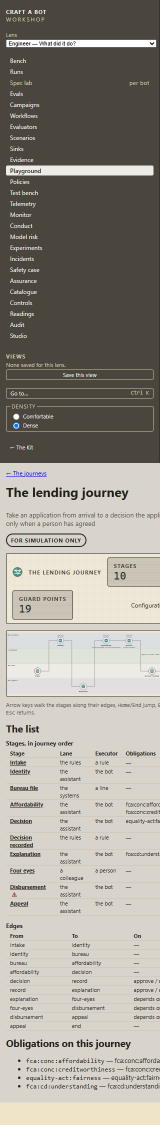
#> input picture apps/workbench/e2e/__screenshots__/win32/access-320-journey.png, 320 x 2250 px (shown at 1/2 size); its folder holds 4 pictures in this run
$ python prep.py
#> lines starting #> are read from the running program, lines starting #| are printed output that depends on the picture
# Replace the manual's figure placeholders with the real images, and align
# Appendix D's table with them. Writes MANUAL-FOR-PDF.md.
import io, re, glob, os
from PIL import Image, ImageChops

# Trim each baseline to its content for print: the visual pass captures a fixed,
# very tall page, so cut below the last row of the main column that differs from
# the page ground, and cap the height at 1.6x the width.
# The sources are the repository's own (2026-10-02): the manual one directory up and the
# committed win32 baselines, never copies kept beside this script, which went stale
# unnoticed and are absent from a fresh clone.
HERE = os.path.dirname(os.path.abspath(__file__))
MANUAL = os.path.join(HERE, '..', 'USER-MANUAL.md')
SHOTS = os.path.join(HERE, '..', '..', '..', 'apps', 'workbench', 'e2e', '__screenshots__', 'win32')
assert os.path.isdir(SHOTS), f'no screenshots at {SHOTS}'

os.makedirs('figures-print', exist_ok=True)
for f in sorted(glob.glob(os.path.join(SHOTS, '*.png'))):
    im = Image.open(f).convert('RGB')
#> im is the input picture: PIL image 320x2250 RGB; mean R, G, B 157.4, 153.1, 144.6
    w, h = im.size
#> w = 320; h = 2250
    x0 = 220 if w >= 1000 else 0          # skip the Workshop rail
#> x0 = 0
    main = im.crop((x0, 0, w, h))
    bg = Image.new('RGB', main.size, main.getpixel((main.size[0]-1, main.size[1]-1)))
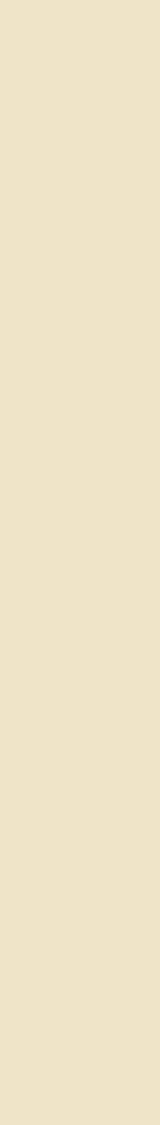
#> bg: PIL image 320x2250 RGB (shown at 1/2 size); mean R, G, B 239, 227, 200
    bbox = ImageChops.difference(main, bg).getbbox()
#> bbox = (0, 0, 320, 2205)
    bottom = min(h, (bbox[3] if bbox else h) + 28)
#> bottom = 2233
    bottom = min(max(bottom, int(w * 0.5)), int(w * 1.6))
#> bottom = 512
    im.crop((0, 0, w, bottom)).save('figures-print/' + os.path.basename(f))
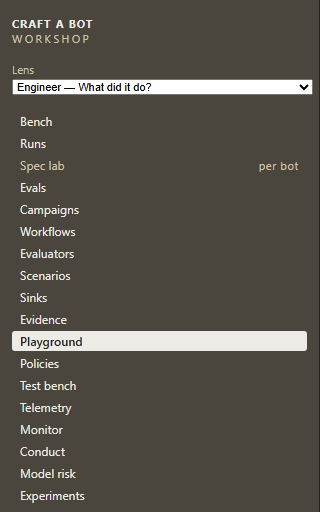
#> saved as access-320-journey.png: PIL image 320x512 RGB; mean R, G, B 86.6, 81.9, 74.3
#> pass 2 of the loop `for f in sorted(glob.glob(os.path.join(SHOTS, '*.png'))):`:
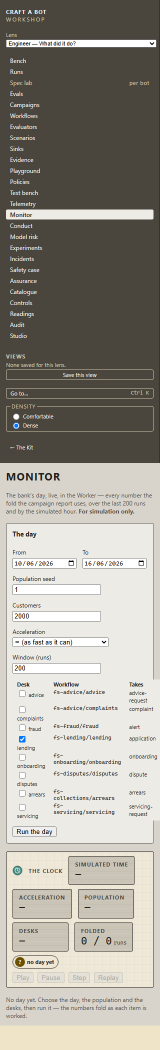
#> input picture apps/workbench/e2e/__screenshots__/win32/access-320-monitor.png, 320 x 2100 px (shown at 1/2 size)
#> im is the input picture: PIL image 320x2100 RGB; mean R, G, B 159.8, 156, 147.8
#> `bg = Image.new('RGB', main.size, main.getpixel((main.size[0]-1, main.s..`:
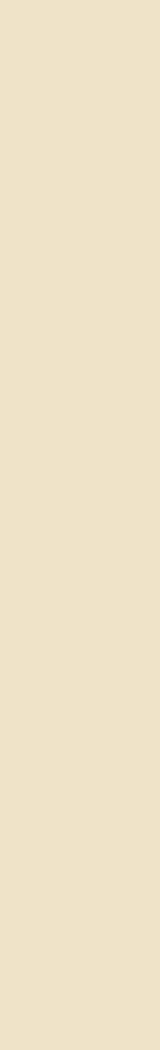
#> bg: PIL image 320x2100 RGB (shown at 1/2 size); mean R, G, B 239, 227, 200
#> bbox = (0, 0, 320, 2051)
#> `bottom = min(h, (bbox[3] if bbox else h) + 28)`: bottom = 2079
#> `bottom = min(max(bottom, int(w * 0.5)), int(w * 1.6))`: bottom = 512
#> `im.crop((0, 0, w, bottom)).save('figures-print/' + os.path.basename(f))`:
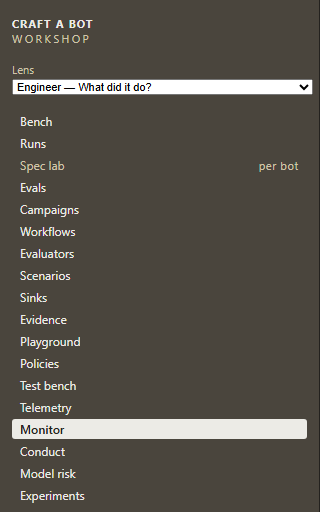
#> saved as access-320-monitor.png: PIL image 320x512 RGB; mean R, G, B 86.7, 82.1, 74.4
#> pass 3 of the loop `for f in sorted(glob.glob(os.path.join(SHOTS, '*.png'))):`:
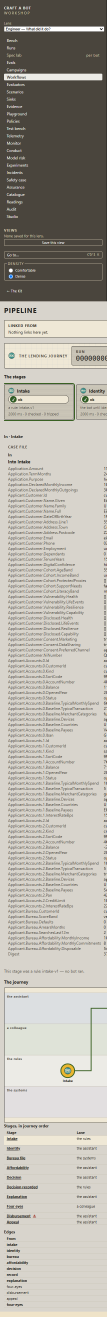
#> input picture apps/workbench/e2e/__screenshots__/win32/access-320-pipeline.png, 320 x 3950 px (shown at 1/3 size)
#> im is the input picture: PIL image 320x3950 RGB; mean R, G, B 179.9, 176.1, 167.7
#> `bg = Image.new('RGB', main.size, main.getpixel((main.size[0]-1, main.s..`:
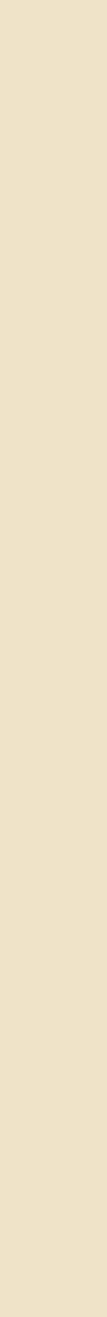
#> bg: PIL image 320x3950 RGB (shown at 1/3 size); mean R, G, B 239, 227, 200
#> bbox = (0, 0, 320, 3935)
#> `bottom = min(h, (bbox[3] if bbox else h) + 28)`: bottom = 3950
#> `bottom = min(max(bottom, int(w * 0.5)), int(w * 1.6))`: bottom = 512
#> `im.crop((0, 0, w, bottom)).save('figures-print/' + os.path.basename(f))`:
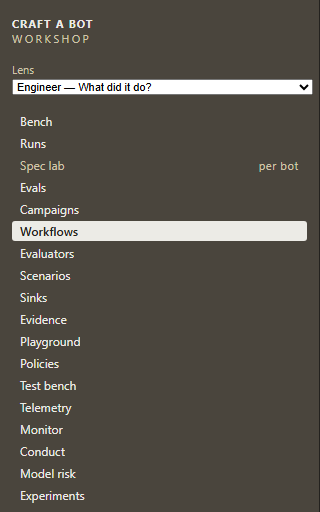
#> saved as access-320-pipeline.png: PIL image 320x512 RGB; mean R, G, B 86.6, 82, 74.3
#> the loop made 4 passes; the first 3 are shown

#> (the run stopped early here; a loop or call above may not have finished)
